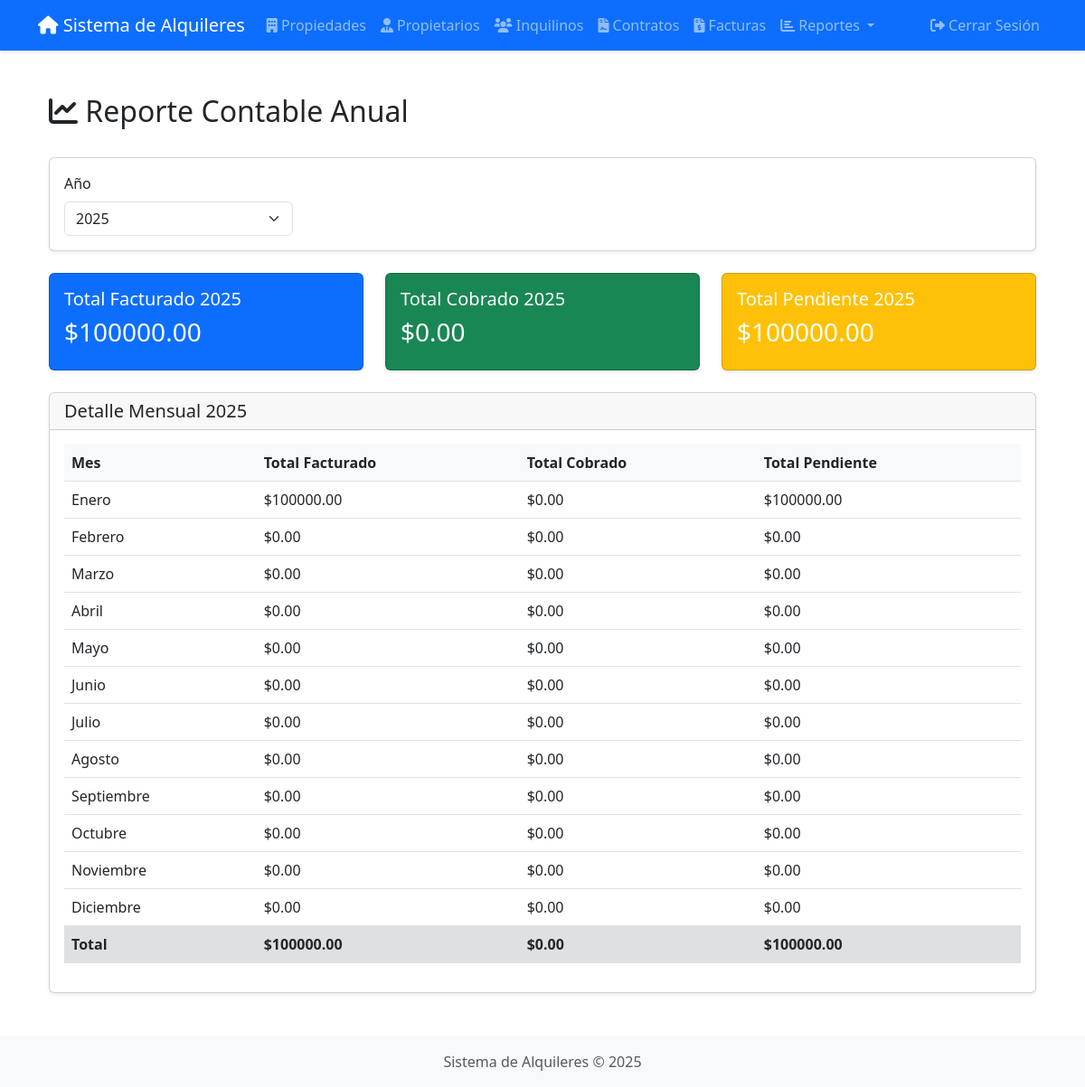
The app's page /reportes/reporte_anual (signed in) with its own data.
### app/models/__init__.py (models this page shows, shortened)
class User(UserMixin, db.Model):
    id = db.Column(db.Integer, primary_key=True)
    username = db.Column(db.String(64), unique=True, nullable=False, index=True)
    email = db.Column(db.String(120), unique=True, nullable=False, index=True)
    password_hash = db.Column(db.String(128))
    is_admin = db.Column(db.Boolean, default=False)

### app/views/reportes.py (the view)
@reportes_bp.route('/reporte_anual')
@login_required
def reporte_anual():
    try:
        anio = int(request.args.get('anio', date.today().year))
    except (ValueError, TypeError):
        anio = date.today().year
    nombres_meses = [
        'Enero', 'Febrero', 'Marzo', 'Abril', 'Mayo', 'Junio',
        'Julio', 'Agosto', 'Septiembre', 'Octubre', 'Noviembre', 'Diciembre'
    ]
    facturas_anio = Factura.query.filter(
        extract('year', Factura.fecha_emision) == anio
    )
    datos_mensuales = []
    total_anual = 0.0
    total_cobrado_anual = 0.0
    total_pendiente_anual = 0.0
    for mes in range(1, 13):
        facturas_mes = facturas_anio.filter(
            extract('month', Factura.fecha_emision) == mes
        )
        total_mes = facturas_mes.with_entities(
            func.coalesce(func.sum(Factura.monto), 0.0)
        ).scalar()
        cobrado_mes = facturas_mes.filter_by(
            pagado=True
        ).with_entities(
            func.coalesce(func.sum(Factura.monto), 0.0)
        ).scalar()
        pendiente_mes = total_mes - cobrado_mes
        datos_mensuales.append({
            'mes': nombres_meses[mes - 1],
            'total': float(total_mes),
            'cobrado': float(cobrado_mes),
            'pendiente': float(pendiente_mes)
        })
        total_anual += total_mes
        total_cobrado_anual += cobrado_mes
        total_pendiente_anual += pendiente_mes
    anos_query = db.session.query(
        func.distinct(func.strftime('%Y', Factura.fecha_emision))
    ).filter(
        Factura.fecha_emision.isnot(None)
    ).order_by(
        func.strftime('%Y', Factura.fecha_emision).desc()
    ).all()
    anos_disponibles = []
    anos_set = set()
    anos_disponibles.append(anio)
    anos_set.add(anio)
    for ano in anos_query:
        try:
            year = int(ano[0]) if ano[0] else None
            if year and year not in anos_set:
                anos_disponibles.append(year)
                anos_set.add(year)
        except (ValueError, TypeError):
            continue
    anos_disponibles.sort(reverse=True)
    return render_template('reportes/reporte_anual.html',
                         anio=anio,
                         anos_disponibles=anos_disponibles,
                         datos_mensuales=datos_mensuales,
                         total_anual=float(total_anual),
                         total_cobrado_anual=float(total_cobrado_anual),
                         total_pendiente_anual=float(total_pendiente_anual))

### app/__init__.py (called while the page is built)
@login_manager.user_loader
def load_user(id):
    from app.models import User
    return User.query.get(int(id))

### app/templates/reportes/reporte_anual.html
{% extends "base.html" %}
{% block content %}
<div class="container mt-4">
    <div class="d-flex justify-content-between align-items-center mb-4">
        <h2><i class="fas fa-chart-line"></i> Reporte Contable Anual</h2>
    </div>
    <div class="card mb-4">
        <div class="card-body">
            <form method="GET" class="row g-3">
                <div class="col-md-3">
                    <label class="form-label">Año</label>
                    <select name="anio" class="form-select" onchange="this.form.submit()">
                        {% for ano in anos_disponibles %}
                        <option value="{{ ano }}" {% if ano == anio %}selected{% endif %}>{{ ano }}</option>
                        {% endfor %}
                    </select>
                </div>
            </form>
        </div>
    </div>
    <div class="row">
        <div class="col-md-4">
            <div class="card bg-primary text-white mb-4">
                <div class="card-body">
                    <h5 class="card-title">Total Facturado {{ anio }}</h5>
                    <h3>${{ "%.2f"|format(total_anual) }}</h3>
                </div>
            </div>
        </div>
        <div class="col-md-4">
            <div class="card bg-success text-white mb-4">
                <div class="card-body">
                    <h5 class="card-title">Total Cobrado {{ anio }}</h5>
                    <h3>${{ "%.2f"|format(total_cobrado_anual) }}</h3>
                </div>
            </div>
        </div>
        <div class="col-md-4">
            <div class="card bg-warning text-white mb-4">
                <div class="card-body">
                    <h5 class="card-title">Total Pendiente {{ anio }}</h5>
                    <h3>${{ "%.2f"|format(total_pendiente_anual) }}</h3>
                </div>
            </div>
        </div>
    </div>
    <div class="card">
        <div class="card-header">
            <h5 class="mb-0">Detalle Mensual {{ anio }}</h5>
        </div>
        <div class="card-body">
            <div class="table-responsive">
                <table class="table table-hover">
                    <thead>
                        <tr>
                            <th>Mes</th>
                            <th>Total Facturado</th>
                            <th>Total Cobrado</th>
                            <th>Total Pendiente</th>
                        </tr>
                    </thead>
                    <tbody>
                        {% for dato in datos_mensuales %}
                        <tr>
                            <td>{{ dato.mes }}</td>
                            <td>${{ "%.2f"|format(dato.total) }}</td>
                            <td>${{ "%.2f"|format(dato.cobrado) }}</td>
                            <td>${{ "%.2f"|format(dato.pendiente) }}</td>
                        </tr>
                        {% endfor %}
                    </tbody>
                    <tfoot>
                        <tr class="table-active">
                            <th>Total</th>
                            <th>${{ "%.2f"|format(total_anual) }}</th>
                            <th>${{ "%.2f"|format(total_cobrado_anual) }}</th>
                            <th>${{ "%.2f"|format(total_pendiente_anual) }}</th>
                        </tr>
                    </tfoot>
                </table>
            </div>
        </div>
    </div>
</div>
{% endblock %}

### app/templates/base.html (shortened to what this page needs)
<!DOCTYPE html>
<html lang="es">
<head>
    <link href="https://cdn.jsdelivr.net/npm/bootstrap@5.3.0/dist/css/bootstrap.min.css" rel="stylesheet">
    <link href="https://cdnjs.cloudflare.com/ajax/libs/font-awesome/6.0.0/css/all.min.css" rel="stylesheet">
    <link href="{{ url_for('static', filename='css/style.css') }}" rel="stylesheet">
</head>
<body>
    <nav class="navbar navbar-expand-lg navbar-dark bg-primary">
        <div class="container">
            <a class="navbar-brand" href="{{ url_for('main.index') }}">
                <i class="fas fa-home"></i> Sistema de Alquileres
            </a>
            <div class="collapse navbar-collapse" id="navbarNav">
                {% if current_user.is_authenticated %}
                <ul class="navbar-nav me-auto">
                    <li class="nav-item">
                        <a class="nav-link" href="{{ url_for('propiedades.lista') }}">
                            <i class="fas fa-building"></i> Propiedades
                        </a>
                    </li>
                    <li class="nav-item">
                        <a class="nav-link" href="{{ url_for('propietarios.lista') }}">
                            <i class="fas fa-user-tie"></i> Propietarios
                        </a>
                    </li>
                    <li class="nav-item">
                        <a class="nav-link" href="{{ url_for('inquilinos.lista') }}">
                            <i class="fas fa-users"></i> Inquilinos
                        </a>
                    </li>
                    <li class="nav-item">
                        <a class="nav-link" href="{{ url_for('contratos.lista') }}">
                            <i class="fas fa-file-contract"></i> Contratos
                        </a>
                    </li>
                    <li class="nav-item">
                        <a class="nav-link" href="{{ url_for('facturas.lista') }}">
                            <i class="fas fa-file-invoice-dollar"></i> Facturas
                        </a>
                    </li>
                    <li class="nav-item dropdown">
                        <a class="nav-link dropdown-toggle" href="#" id="reportesDropdown" role="button"
                           data-bs-toggle="dropdown" aria-expanded="false">
                            <i class="fas fa-chart-bar"></i> Reportes
                        </a>
                    </li>
                </ul>
                <ul class="navbar-nav">
                    <li class="nav-item">
                        <a class="nav-link" href="{{ url_for('auth.logout') }}">
                            <i class="fas fa-sign-out-alt"></i> Cerrar Sesión
                        </a>
                    </li>
                </ul>
                {% endif %}
            </div>
        </div>
    </nav>
    <div class="container mt-4">
        {% block content %}{% endblock %}
    </div>
    <footer class="footer mt-5 py-3 bg-light">
        <div class="container text-center">
            <span class="text-muted">Sistema de Alquileres &copy; {{ now.year }}</span>
        </div>
    </footer>
</body>
</html>

### app/static/css/style.css (style rules this page uses)
body { min-height: 100vh; display: flex; flex-direction: column; }
.footer { margin-top: auto; }
.card { box-shadow: 0 0.125rem 0.25rem rgba(0, 0, 0, 0.075); transition: all 0.3s ease; }
.table th { background-color: #f8f9fa; }
.navbar { box-shadow: 0 2px 4px rgba(0, 0, 0, 0.1); }
.nav-link { transition: all 0.2s ease; }

### records on screen
User: mes "Febrero", total "0.00", cobrado "0.00", pendiente "0.00", mes "Marzo", mes "Abril", mes "Mayo", mes "Junio", mes "Julio", mes "Agosto", mes "Septiembre", mes "Octubre", mes "Noviembre", mes "Diciembre"

### other values on screen
{{ anio }} "2025"
{{ "%.2f"|format(total_anual) }} "100000.00"
{{ "%.2f"|format(total_cobrado_anual) }} "0.00"
{{ "%.2f"|format(total_pendiente_anual) }} "100000.00"
{{ dato.mes }} "Enero"
{{ "%.2f"|format(dato.total) }} "100000.00"
{{ "%.2f"|format(dato.cobrado) }} "0.00"
{{ "%.2f"|format(dato.pendiente) }} "100000.00"
form field anio "2025"
